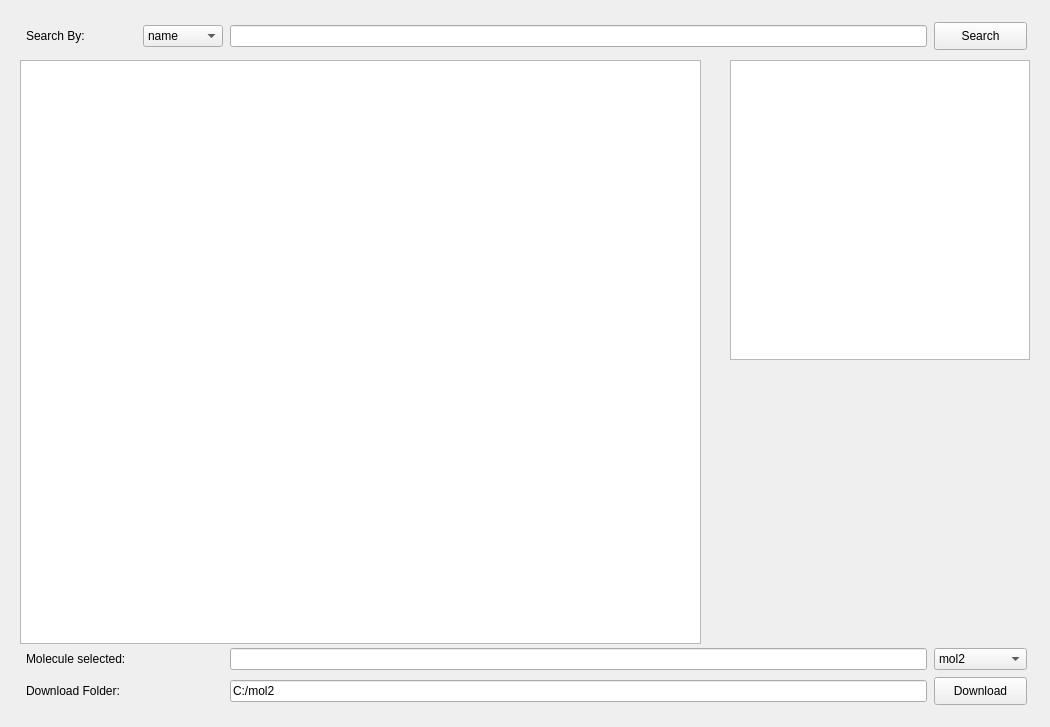
<?xml version="1.0" encoding="UTF-8"?>
<ui version="4.0">
 <class>PQRWidget</class>
 <widget class="QWidget" name="PQRWidget">
  <property name="geometry">
   <rect>
    <x>0</x>
    <y>0</y>
    <width>1050</width>
    <height>727</height>
   </rect>
  </property>
  <property name="windowTitle">
   <string>Form</string>
  </property>
  <widget class="QLineEdit" name="molName">
   <property name="geometry">
    <rect>
     <x>230</x>
     <y>25</y>
     <width>697</width>
     <height>22</height>
    </rect>
   </property>
  </widget>
  <widget class="QComboBox" name="searchTypeBox">
   <property name="geometry">
    <rect>
     <x>143</x>
     <y>25</y>
     <width>80</width>
     <height>22</height>
    </rect>
   </property>
   <item>
    <property name="text">
     <string>name</string>
    </property>
   </item>
   <item>
    <property name="text">
     <string>tag</string>
    </property>
   </item>
   <item>
    <property name="text">
     <string>synonym</string>
    </property>
   </item>
   <item>
    <property name="text">
     <string>formula</string>
    </property>
   </item>
   <item>
    <property name="text">
     <string>inchi</string>
    </property>
   </item>
  </widget>
  <widget class="QPushButton" name="downloadButton">
   <property name="geometry">
    <rect>
     <x>934</x>
     <y>677</y>
     <width>93</width>
     <height>28</height>
    </rect>
   </property>
   <property name="text">
    <string>Download</string>
   </property>
  </widget>
  <widget class="QLabel" name="label_2">
   <property name="geometry">
    <rect>
     <x>26</x>
     <y>648</y>
     <width>110</width>
     <height>22</height>
    </rect>
   </property>
   <property name="text">
    <string>Molecule selected: </string>
   </property>
  </widget>
  <widget class="QLineEdit" name="mol2Line">
   <property name="enabled">
    <bool>true</bool>
   </property>
   <property name="geometry">
    <rect>
     <x>230</x>
     <y>648</y>
     <width>697</width>
     <height>22</height>
    </rect>
   </property>
   <property name="readOnly">
    <bool>true</bool>
   </property>
  </widget>
  <widget class="QTableWidget" name="tableWidget">
   <property name="geometry">
    <rect>
     <x>20</x>
     <y>60</y>
     <width>681</width>
     <height>584</height>
    </rect>
   </property>
  </widget>
  <widget class="QLabel" name="label">
   <property name="geometry">
    <rect>
     <x>26</x>
     <y>22</y>
     <width>110</width>
     <height>28</height>
    </rect>
   </property>
   <property name="text">
    <string>Search By: </string>
   </property>
  </widget>
  <widget class="QComboBox" name="extensionType">
   <property name="geometry">
    <rect>
     <x>934</x>
     <y>648</y>
     <width>93</width>
     <height>22</height>
    </rect>
   </property>
   <item>
    <property name="text">
     <string>mol2</string>
    </property>
   </item>
   <item>
    <property name="text">
     <string>svg</string>
    </property>
   </item>
   <item>
    <property name="text">
     <string>json</string>
    </property>
   </item>
  </widget>
  <widget class="QPushButton" name="searchButton">
   <property name="geometry">
    <rect>
     <x>934</x>
     <y>22</y>
     <width>93</width>
     <height>28</height>
    </rect>
   </property>
   <property name="text">
    <string>Search</string>
   </property>
  </widget>
  <widget class="QLabel" name="label_3">
   <property name="geometry">
    <rect>
     <x>26</x>
     <y>677</y>
     <width>110</width>
     <height>28</height>
    </rect>
   </property>
   <property name="text">
    <string>Download Folder: </string>
   </property>
  </widget>
  <widget class="QLineEdit" name="downloadFolder">
   <property name="geometry">
    <rect>
     <x>230</x>
     <y>680</y>
     <width>697</width>
     <height>22</height>
    </rect>
   </property>
   <property name="text">
    <string>C:/mol2</string>
   </property>
  </widget>
  <widget class="QGraphicsView" name="svgPreview">
   <property name="geometry">
    <rect>
     <x>730</x>
     <y>60</y>
     <width>300</width>
     <height>300</height>
    </rect>
   </property>
  </widget>
 </widget>
 <resources/>
 <connections/>
</ui>
